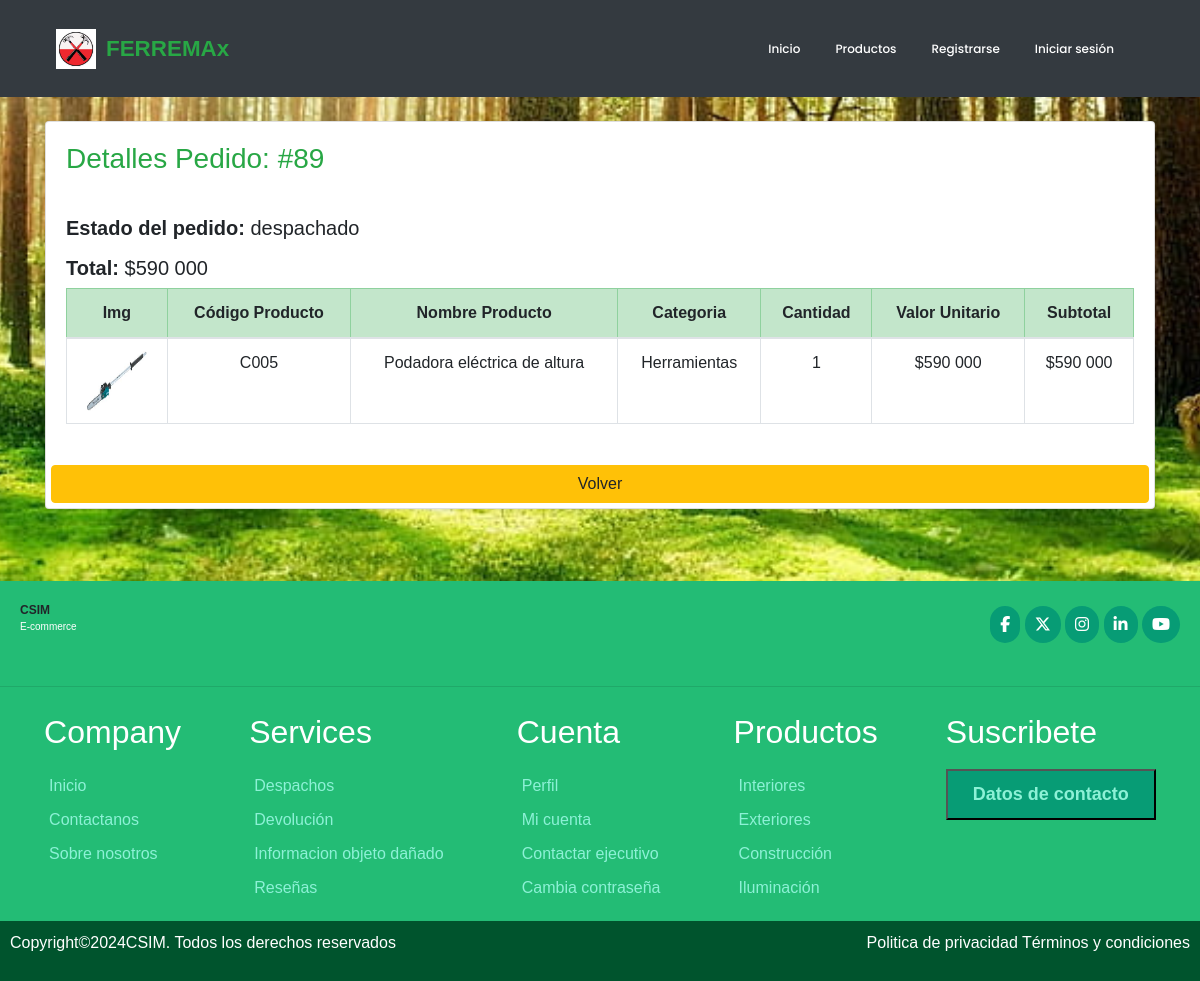
The page /detallepedido/89 on the database its author committed.
### ferreteria/models.py (models this page shows, shortened)
class DetallePedido(models.Model):
    id_pedido = models.ForeignKey('Pedido',on_delete=models.CASCADE,blank=True)
    id_detalle_pedido= models.AutoField(primary_key=True)
    id_producto = models.ForeignKey('Producto', on_delete=models.CASCADE)
    cantidad = models.IntegerField()
    subtotal = models.BigIntegerField()

class Pedido(models.Model):
    id_pedido = models.AutoField(primary_key=True)
    user = models.ForeignKey(User, on_delete=models.CASCADE, default=1)
    fecha_compra = models.DateTimeField(auto_now_add=True)
    ESTADOS_PEDIDO = [
        ('creado', 'Creado'),
        ('pendiente', 'Pendiente'),
        ('pagado', 'Pagado'),
        ('rechazado','Pago Rechazado'),
        ('preparando', 'Preparando orden'),
        ('despachado', 'Despachado'),
        ('entregado', 'Entregado'),
    ]
    estado = models.CharField(max_length=20, choices = ESTADOS_PEDIDO, default='creado')
    OPCIONES_ENVIO = [
        ('retiro', 'Retiro en tienda ($0)'),
        ('domicilio', 'Despacho a domicilio ($5.000)'),
    ]
    tipo_envio = models.CharField(max_length=20, choices=OPCIONES_ENVIO,default='retiro')
    TIPO_PAGO = [
        ('transferencia', 'Transferencia'),
        ('tarjeta', 'Tarjeta'),
    ]
    tipo_pago = models.CharField(max_length=20,choices=TIPO_PAGO,default='transferencia')
    total = models.BigIntegerField()
    def __str__(self):
        return str(self.id_pedido)

class Producto(models.Model):
    idProducto = models.CharField(primary_key=True, max_length=5, verbose_name='Id Producto')
    nombre = models.CharField(max_length=50, verbose_name='Nombre del producto')
    descripcion = models.CharField(max_length=400,verbose_name='Descripcion de producto')
    precio = models.IntegerField(null=True, verbose_name='Ingrese precio producto')
    imagen= models.ImageField(upload_to="imagenes", null=True, verbose_name='Imagen')
    stock = models.IntegerField(verbose_name='stock',default=0)
    categoria= models.ForeignKey('Categoria', on_delete=models.CASCADE, verbose_name='Categoria')

class Categoria(models.Model):
    idCategoria = models.IntegerField(primary_key=True, verbose_name='Id Categoria')
    nombreCategoria= models.CharField(max_length=40, verbose_name='Nombre Categoria')
    def __str__(self):
        return self.nombreCategoria

### ferreteria/views.py (the view)
# urls.py: path('detallepedido/<id>', views.detalle_pedidosAdmin, name="detallepedido"),
def detalle_pedidosAdmin(request,id):
    detalles = DetallePedido.objects.filter(id_pedido=id)
    return render (request, 'detallepedido.html', {'detalles':detalles})

### ferreteria/context_processor.py (called while the page is built, shortened)
def total_carrito(request):
    total = 0
    return {'total_carrito':int(total)}

### ferreteria/templates/detallepedido.html (shortened to what this page needs)
{% extends 'base.html' %}
{% load static %}
{% block css %}
<link rel="stylesheet" href="{% static 'css/estilo.css' %}">
{% endblock %}
{% block contenido %}
{% load humanize %}
<div class="container my-4">
    <div class="card shadow-sm">
        <div class="card-body">
            {% if detalles %}
                <h3 class="text-success mb-3"> Detalles Pedido: #{{detalles.0.id_pedido}} </h3><br>
                <h5><strong>Estado del pedido:</strong> {{detalles.0.id_pedido.estado}}</p></h5>
                <h5><strong>Total:</strong> ${{detalles.0.id_pedido.total | intcomma}}</h5>
            {% elif productos %}
                <h3 class="text-success mb-3">🧾 Detalles de tu Pedido</h3>
                <p><strong>Fecha:</strong> {{fecha}}</p>
                <p><strong>Tipo de envío:</strong> {{tipo_envio}}</p>
                <p><strong>Total:</strong> ${{total | intcomma}}</p>
            {% endif %}
        <div class="table-responsive">
            <table class="table table-bordered table-hover text-center align-middle">
                <thead class="table-success">
                    <tr>
                        <th>Img</th>
                        <th>Código Producto</th>
                        <th>Nombre Producto</th>
                        <th>Categoria</th>
                        <th>Cantidad</th>
                        <th>Valor Unitario</th>
                        <th>Subtotal</th>
                    </tr>
                </thead>
                <tbody>
                    {% if detalles %}
                        {% for d in detalles %}
                        <tr>
                            <td data-label="Imagen"><img src="{{ d.id_producto.imagen.url }}" style="height: 60px; width: 60px;" class="rounded"></td>
                            <td data-label="Código">{{ d.id_producto.idProducto }}</td>
                            <td data-label="Nombre">{{ d.id_producto.nombre }}</td>
                            <td data-label="Categoría">{{ d.id_producto.categoria }}</td>
                            <td data-label="Cantidad">{{ d.cantidad }}</td>
                            <td data-label="Valor Unitario">${{ d.id_producto.precio | intcomma }}</td>
                            <td data-label="Subtotal">${{ d.subtotal | intcomma }}</td>
                        </tr>
                        {% endfor %}
                    {% endif %}
                </tbody>
            </table>
        </div>
    </div>
    <a href="javascript:history.back()" class="btn btn-warning" style=" margin: 5px 5px;">Volver</a>
</div>
<br>
</div>
{% endblock %}

### ferreteria/static/css/estilo.css (style rules this page uses)
* { margin: 0; padding: 0; box-sizing: border-box; font-family: sans-serif; }
body { font-family: "Poppins", sans-serif; background: url(../img/foto2.jpg) no-repeat center center fixed; background-size: cover; background-position: center; width: 100%; }

### rows shown on the page
DetallePedido: id_pedido.id_pedido "89", id_pedido.estado "despachado", id_pedido.total "590 000", id_producto.imagen (picture), id_producto.idProducto "C005", id_producto.nombre "Podadora eléctrica de altura", id_producto.categoria "Herramientas", cantidad "1", id_producto.precio "590 000", subtotal "590 000"
